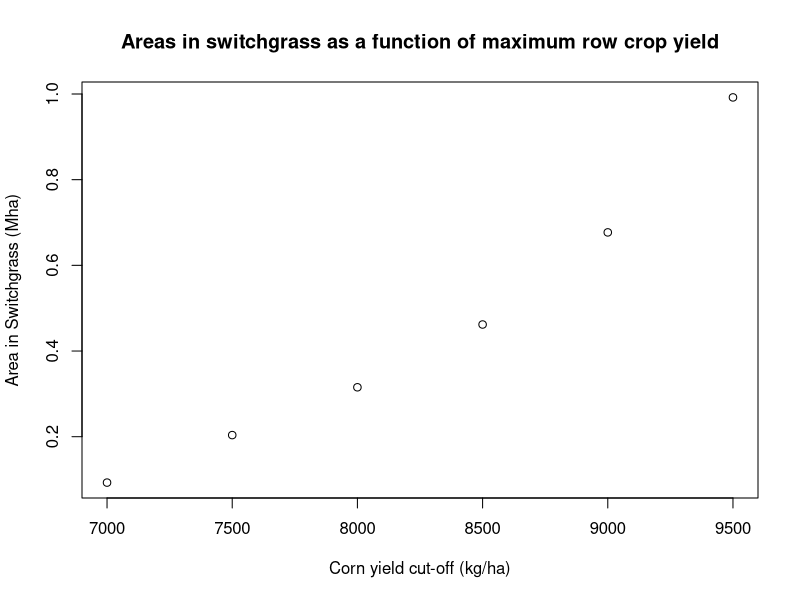
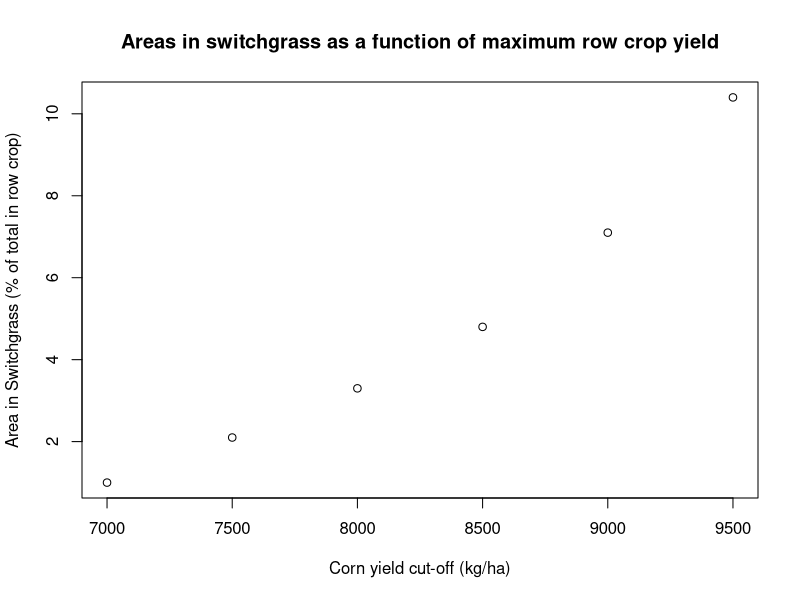

Generate these figures, in order, with R:
## ---- chunk 1
yield_areas <- read.table("swg_areas_results.csv", header = TRUE, sep = ",")
yield_areas
## ---- chunk 2
plot(yield_areas$corn_yield_cutoff, yield_areas$swg_area * 0.000001, main = "Areas in switchgrass as a function of maximum row crop yield", xlab = "Corn yield cut-off (kg/ha)", ylab = "Area in Switchgrass (Mha)")
## ---- chunk 3
plot(yield_areas$corn_yield_cutoff, yield_areas$swg_area_percent, main = "Areas in switchgrass as a function of maximum row crop yield", xlab = "Corn yield cut-off (kg/ha)", ylab = "Area in Switchgrass (% of total in row crop)")
